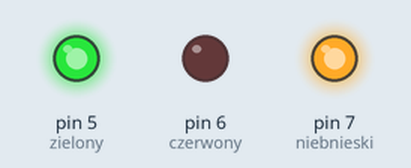
Bench run of a sketch on a simulated Arduino Uno, built with avr-gcc and run on an emulated ATmega328P. Shown: output pins drawn as LEDs (lit = HIGH). Random numbers use the default seed unless the sketch sets one.

Above: at 1.5 s.
At 6.72 s:
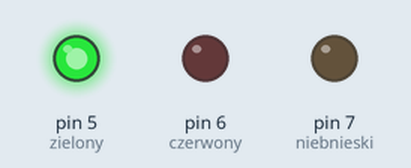
At 12.28 s:
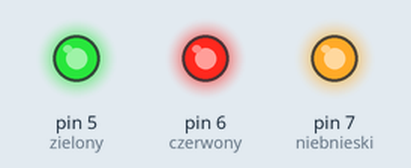
At 17.2 s:
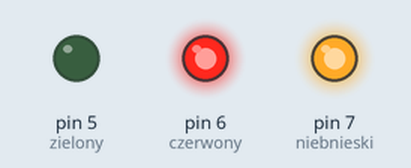
At 23.87 s:
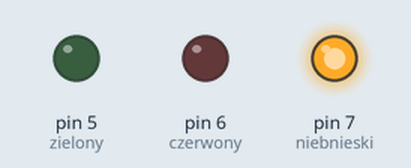
At 36.55 s:
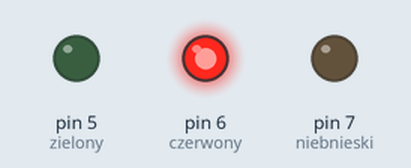
Timing chart, 0 to 40.0 s (numbered marks = the images above):
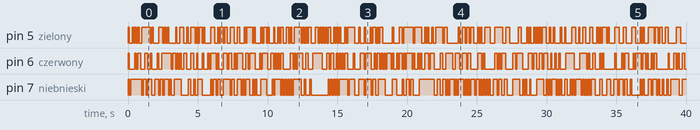

The sketch:

balangowa.ino
```cpp
void setup() {
  pinMode( 5, OUTPUT ); // zielony
  pinMode( 6, OUTPUT ); // czerwony
  pinMode( 7, OUTPUT ); // niebnieski
}

void loop() {

  int c = 100;

  for( int i = 0; i < 1024; i++ ) {

/*  digitalWrite( 5, HIGH );
  delay( 100 );
  digitalWrite( 5, LOW );
*/

/*
  digitalWrite( 6, HIGH );
  delay( c );
  digitalWrite( 6, LOW );

  digitalWrite( 7, HIGH );
  delay( c );
  digitalWrite( 7, LOW );
  */

  digitalWrite( 5, random(2) );
  digitalWrite( 6, random(2) );
  digitalWrite( 7, random(2) );
  delay( c );
  }

}
```

Measured:
- by itself, pin 5 (zielony): LOW → HIGH at 0.00 s, → LOW 0.10 s later, → HIGH 0.20 s later, → LOW 0.10 s later, … (200 changes in this stretch)
- by itself, pin 6 (czerwony): LOW → HIGH at 0.00 s, → LOW 0.10 s later, → HIGH 0.40 s later, → LOW 0.10 s later, … (192 changes in this stretch)
- by itself, pin 7 (niebnieski): LOW → HIGH at 0.00 s, → LOW 0.10 s later, → HIGH 0.10 s later, → LOW 0.80 s later, … (193 changes in this stretch)
